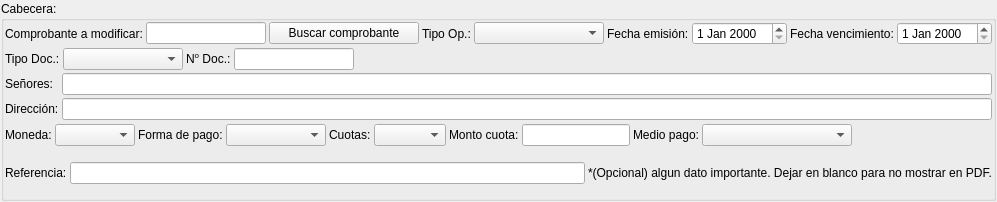
<?xml version="1.0" encoding="UTF-8"?>
<ui version="4.0">
 <class>NotasFrame</class>
 <widget class="QFrame" name="NotasFrame">
  <property name="geometry">
   <rect>
    <x>0</x>
    <y>0</y>
    <width>988</width>
    <height>202</height>
   </rect>
  </property>
  <property name="windowTitle">
   <string>Frame</string>
  </property>
  <layout class="QVBoxLayout" name="verticalLayout">
   <property name="spacing">
    <number>3</number>
   </property>
   <property name="leftMargin">
    <number>1</number>
   </property>
   <property name="topMargin">
    <number>1</number>
   </property>
   <property name="rightMargin">
    <number>1</number>
   </property>
   <property name="bottomMargin">
    <number>1</number>
   </property>
   <item>
    <widget class="QGroupBox" name="groupBox">
     <property name="title">
      <string>Cabecera:</string>
     </property>
     <layout class="QVBoxLayout" name="verticalLayout_2">
      <property name="spacing">
       <number>3</number>
      </property>
      <property name="leftMargin">
       <number>1</number>
      </property>
      <property name="topMargin">
       <number>1</number>
      </property>
      <property name="rightMargin">
       <number>1</number>
      </property>
      <property name="bottomMargin">
       <number>1</number>
      </property>
      <item>
       <layout class="QHBoxLayout" name="horizontalLayout_7">
        <item>
         <widget class="QLabel" name="label">
          <property name="text">
           <string>Comprobante a modificar:</string>
          </property>
         </widget>
        </item>
        <item>
         <widget class="QLineEdit" name="lineEdit">
          <property name="sizePolicy">
           <sizepolicy hsizetype="Minimum" vsizetype="Fixed">
            <horstretch>0</horstretch>
            <verstretch>0</verstretch>
           </sizepolicy>
          </property>
          <property name="minimumSize">
           <size>
            <width>120</width>
            <height>0</height>
           </size>
          </property>
         </widget>
        </item>
        <item>
         <widget class="QPushButton" name="pushButton">
          <property name="minimumSize">
           <size>
            <width>150</width>
            <height>0</height>
           </size>
          </property>
          <property name="text">
           <string>Buscar comprobante</string>
          </property>
         </widget>
        </item>
        <item>
         <widget class="QLabel" name="label_2">
          <property name="text">
           <string>Tipo Op.:</string>
          </property>
         </widget>
        </item>
        <item>
         <widget class="QComboBox" name="comboBox">
          <property name="sizePolicy">
           <sizepolicy hsizetype="Minimum" vsizetype="Fixed">
            <horstretch>0</horstretch>
            <verstretch>0</verstretch>
           </sizepolicy>
          </property>
          <property name="minimumSize">
           <size>
            <width>130</width>
            <height>0</height>
           </size>
          </property>
         </widget>
        </item>
        <item>
         <widget class="QLabel" name="label_3">
          <property name="text">
           <string>Fecha emisión:</string>
          </property>
         </widget>
        </item>
        <item>
         <widget class="QDateEdit" name="dateEdit"/>
        </item>
        <item>
         <widget class="QLabel" name="label_4">
          <property name="text">
           <string>Fecha vencimiento:</string>
          </property>
         </widget>
        </item>
        <item>
         <widget class="QDateEdit" name="dateEdit_2"/>
        </item>
        <item>
         <spacer name="horizontalSpacer_2">
          <property name="orientation">
           <enum>Qt::Orientation::Horizontal</enum>
          </property>
          <property name="sizeHint" stdset="0">
           <size>
            <width>40</width>
            <height>20</height>
           </size>
          </property>
         </spacer>
        </item>
       </layout>
      </item>
      <item>
       <layout class="QHBoxLayout" name="horizontalLayout">
        <item>
         <widget class="QLabel" name="label_5">
          <property name="text">
           <string>Tipo Doc.:</string>
          </property>
         </widget>
        </item>
        <item>
         <widget class="QComboBox" name="comboBox_2">
          <property name="sizePolicy">
           <sizepolicy hsizetype="Minimum" vsizetype="Fixed">
            <horstretch>0</horstretch>
            <verstretch>0</verstretch>
           </sizepolicy>
          </property>
          <property name="minimumSize">
           <size>
            <width>120</width>
            <height>0</height>
           </size>
          </property>
         </widget>
        </item>
        <item>
         <widget class="QLabel" name="label_6">
          <property name="text">
           <string>&lt;html&gt;&lt;head/&gt;&lt;body&gt;&lt;p&gt;N&lt;span style=&quot; vertical-align:super;&quot;&gt;o&lt;/span&gt; Doc.:&lt;/p&gt;&lt;/body&gt;&lt;/html&gt;</string>
          </property>
         </widget>
        </item>
        <item>
         <widget class="QLineEdit" name="lineEdit_2">
          <property name="sizePolicy">
           <sizepolicy hsizetype="Minimum" vsizetype="Fixed">
            <horstretch>0</horstretch>
            <verstretch>0</verstretch>
           </sizepolicy>
          </property>
          <property name="minimumSize">
           <size>
            <width>120</width>
            <height>0</height>
           </size>
          </property>
         </widget>
        </item>
        <item>
         <spacer name="horizontalSpacer">
          <property name="orientation">
           <enum>Qt::Orientation::Horizontal</enum>
          </property>
          <property name="sizeHint" stdset="0">
           <size>
            <width>40</width>
            <height>20</height>
           </size>
          </property>
         </spacer>
        </item>
       </layout>
      </item>
      <item>
       <layout class="QFormLayout" name="formLayout">
        <item row="0" column="0">
         <widget class="QLabel" name="label_7">
          <property name="text">
           <string>Señores:</string>
          </property>
         </widget>
        </item>
        <item row="0" column="1">
         <widget class="QLineEdit" name="lineEdit_3"/>
        </item>
        <item row="1" column="0">
         <widget class="QLabel" name="label_8">
          <property name="text">
           <string>Dirección:</string>
          </property>
         </widget>
        </item>
        <item row="1" column="1">
         <widget class="QLineEdit" name="lineEdit_4"/>
        </item>
       </layout>
      </item>
      <item>
       <layout class="QHBoxLayout" name="horizontalLayout_3">
        <item>
         <widget class="QLabel" name="label_9">
          <property name="text">
           <string>Moneda:</string>
          </property>
         </widget>
        </item>
        <item>
         <widget class="QComboBox" name="comboBox_3">
          <property name="sizePolicy">
           <sizepolicy hsizetype="Minimum" vsizetype="Fixed">
            <horstretch>0</horstretch>
            <verstretch>0</verstretch>
           </sizepolicy>
          </property>
          <property name="minimumSize">
           <size>
            <width>80</width>
            <height>0</height>
           </size>
          </property>
         </widget>
        </item>
        <item>
         <widget class="QLabel" name="label_10">
          <property name="text">
           <string>Forma de pago:</string>
          </property>
         </widget>
        </item>
        <item>
         <widget class="QComboBox" name="comboBox_4">
          <property name="sizePolicy">
           <sizepolicy hsizetype="Minimum" vsizetype="Fixed">
            <horstretch>0</horstretch>
            <verstretch>0</verstretch>
           </sizepolicy>
          </property>
          <property name="minimumSize">
           <size>
            <width>100</width>
            <height>0</height>
           </size>
          </property>
         </widget>
        </item>
        <item>
         <widget class="QLabel" name="label_11">
          <property name="text">
           <string>Cuotas:</string>
          </property>
         </widget>
        </item>
        <item>
         <widget class="QComboBox" name="comboBox_5">
          <property name="sizePolicy">
           <sizepolicy hsizetype="Minimum" vsizetype="Fixed">
            <horstretch>0</horstretch>
            <verstretch>0</verstretch>
           </sizepolicy>
          </property>
          <property name="minimumSize">
           <size>
            <width>60</width>
            <height>0</height>
           </size>
          </property>
         </widget>
        </item>
        <item>
         <widget class="QLabel" name="label_12">
          <property name="text">
           <string>Monto cuota:</string>
          </property>
         </widget>
        </item>
        <item>
         <widget class="QLineEdit" name="lineEdit_5">
          <property name="sizePolicy">
           <sizepolicy hsizetype="Minimum" vsizetype="Fixed">
            <horstretch>0</horstretch>
            <verstretch>0</verstretch>
           </sizepolicy>
          </property>
          <property name="minimumSize">
           <size>
            <width>100</width>
            <height>0</height>
           </size>
          </property>
         </widget>
        </item>
        <item>
         <widget class="QLabel" name="label_13">
          <property name="text">
           <string>Medio pago:</string>
          </property>
         </widget>
        </item>
        <item>
         <widget class="QComboBox" name="comboBox_6">
          <property name="sizePolicy">
           <sizepolicy hsizetype="Minimum" vsizetype="Fixed">
            <horstretch>0</horstretch>
            <verstretch>0</verstretch>
           </sizepolicy>
          </property>
          <property name="minimumSize">
           <size>
            <width>150</width>
            <height>0</height>
           </size>
          </property>
         </widget>
        </item>
        <item>
         <spacer name="horizontalSpacer_4">
          <property name="orientation">
           <enum>Qt::Orientation::Horizontal</enum>
          </property>
          <property name="sizeHint" stdset="0">
           <size>
            <width>40</width>
            <height>20</height>
           </size>
          </property>
         </spacer>
        </item>
       </layout>
      </item>
      <item>
       <layout class="QHBoxLayout" name="horizontalLayout_4">
        <item>
         <widget class="QLabel" name="label_14">
          <property name="text">
           <string>Referencia:</string>
          </property>
         </widget>
        </item>
        <item>
         <widget class="QLineEdit" name="lineEdit_6"/>
        </item>
        <item>
         <widget class="QLabel" name="label_15">
          <property name="text">
           <string>*(Opcional) algun dato importante. Dejar en blanco para no mostrar en PDF.</string>
          </property>
         </widget>
        </item>
       </layout>
      </item>
     </layout>
    </widget>
   </item>
  </layout>
 </widget>
 <resources/>
 <connections/>
</ui>
